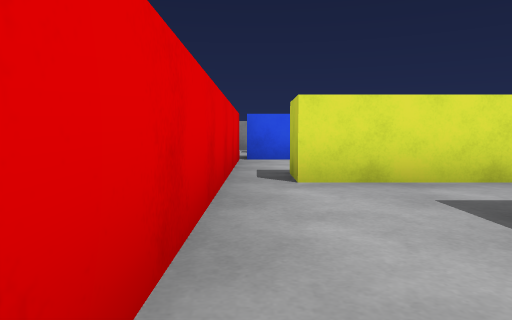
View 1 (above)

15 first-person views from a walk through a 3-D level made in the Unity game engine. The camera is 0.55 m above the floor, tilts 4° down and sees 70° across. The floor is counted in squares, 1 m on a side. Each view is taken from the middle of a square. On the plan, view 1 faces up. The plan holds only what a view shows up to about 9 squares ahead; the rest is blank. The place goes on beyond the plan. The player character is not drawn.

View 2
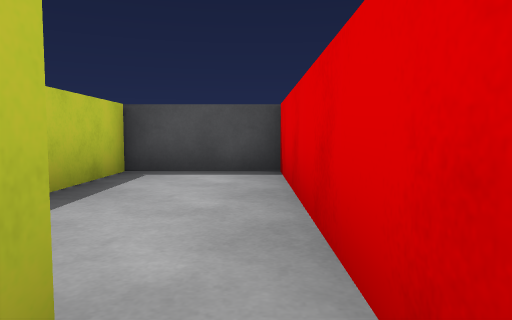

View 3
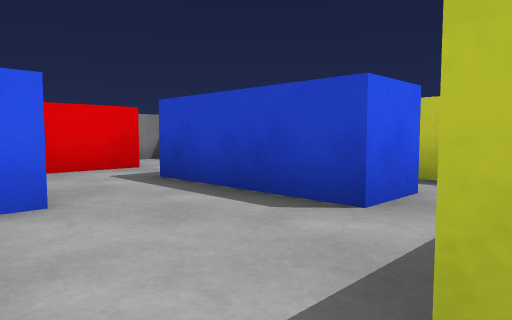

View 4
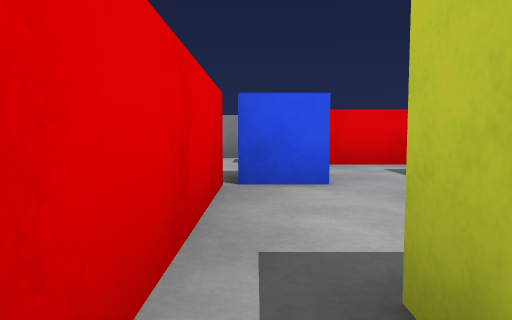

View 5
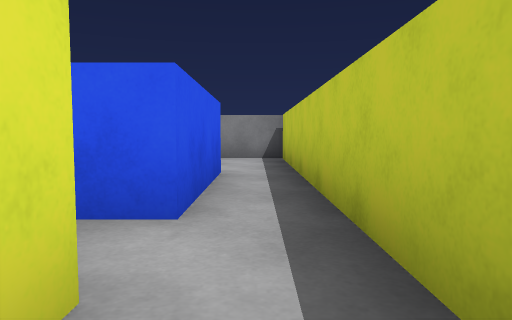

View 6
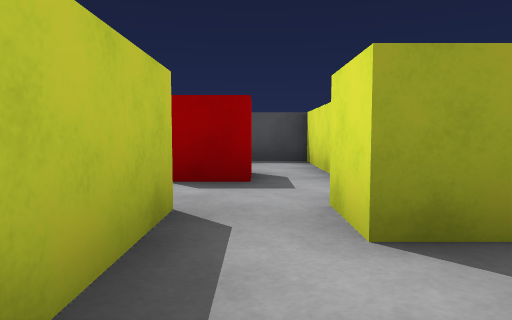

View 7
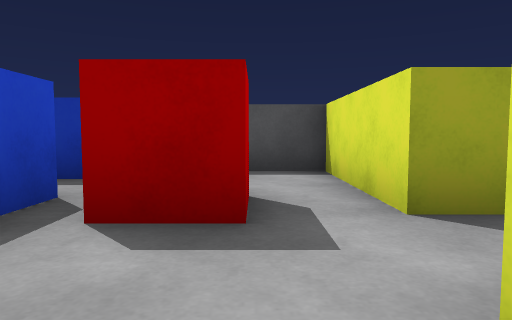

View 8
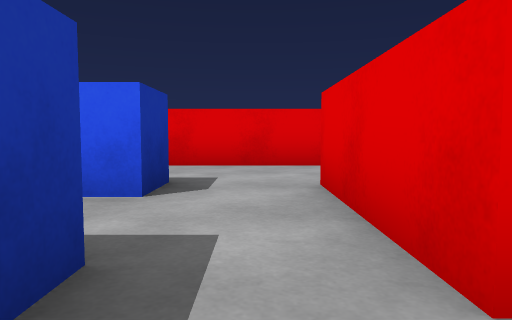

View 9
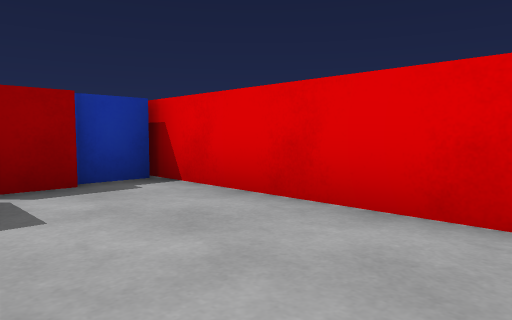

View 10
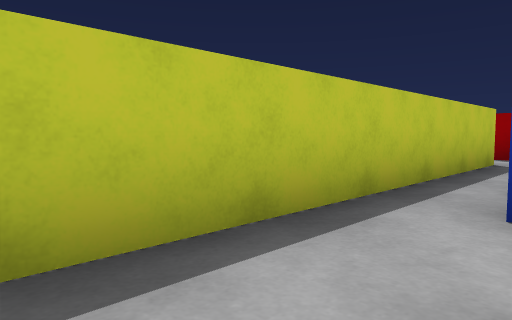

View 11
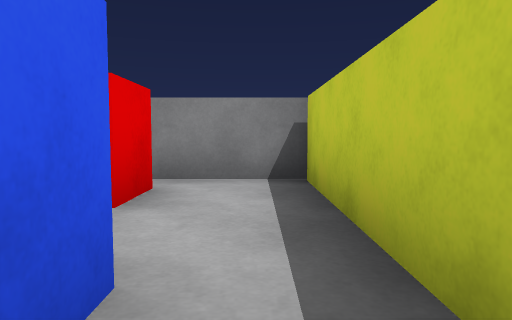

View 12
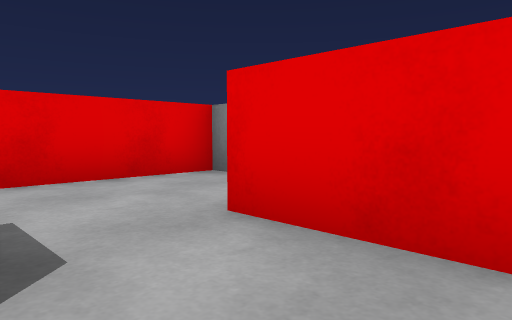

View 13
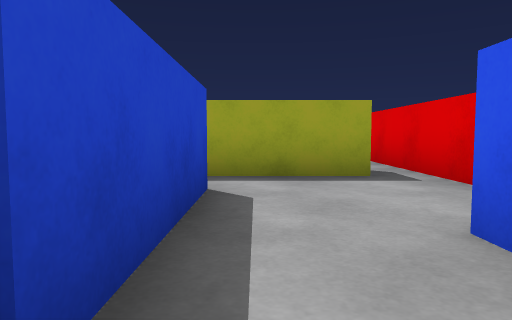

View 14
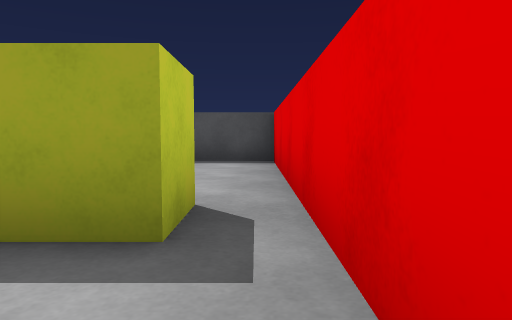

View 15
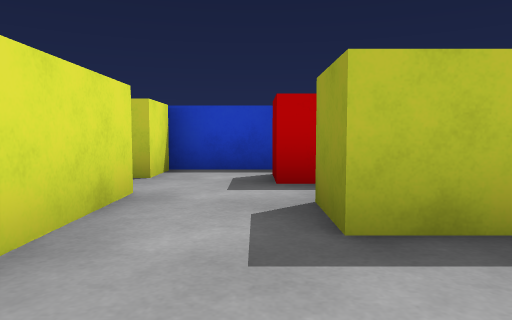

### Floor plan
Ten units are one square. View 1 is at (0, 0); x grows to the right and y downward. Boxes are objects, and circles mark ways between rooms. Rooms are numbered by the first view taken in them; rooms with no view inside come last. Other rooms are left out.
<svg viewBox="-30 -130 92 140">
<path fill="none" stroke="#000" d="M-4 -35 -4 5 20 5 20 -25M15 -42 5 -42M-4 -72 -4 -35M-14 -80 -6 -80M25 -63 25 -93M-25 -105 -25 -75M5 -42 5 -52 25 -52M30 -107 0 -107M35 -42 15 -42M20 -25 30 -25 30 5 41 5M57 -17 57 -43 46 -43M25 -93 35 -93 35 -63 25 -63M25 -52 35 -52 35 -42M46 -43 46 -105M-4 -125 -25 -125 -25 -105M30 -117 30 -107M46 -105 46 -125 26 -125"/>
<rect x="-25" y="-85" width="10" height="20" fill="#bbb"><title>blue cube</title></rect>
<rect x="-5" y="-95" width="20" height="20" fill="#bbb"><title>blue cube</title></rect>
<rect x="35" y="-35" width="20" height="20" fill="#bbb"><title>red cube</title></rect>
<circle cx="0" cy="-45" r="3" fill="#2a7"/>
<circle cx="25" cy="-30" r="3" fill="#2a7"/>
<circle cx="30" cy="-100" r="3" fill="#2a7"/>
<circle cx="30" cy="-60" r="3" fill="#2a7"/>
<circle cx="-15" cy="-110" r="3" fill="#2a7"/>
<circle cx="40" cy="-40" r="3" fill="#2a7"/>
<circle cx="35" cy="-110" r="3" fill="#2a7"/>
<text x="0" y="-20">1</text>
<text x="0" y="-80">2</text>
<text x="40" y="-30">3</text>
<text x="40" y="-80">4</text>
<text x="10" y="-120">5</text>
</svg>
Room 1 opens to room 2. Room 1 opens to room 3. Room 2 opens to room 4. Room 2 opens to room 5. Room 3 opens to room 4. Room 4 opens to room 5.

Where each view was taken, in squares from view 1:
view 1: 0 up, 0 right, facing up
view 2: 5 up, 0 right, facing down
view 3: 5 up, 0 right, facing up-right
view 4: 4 up, 0 right, facing up
view 5: 4 up, 4 right, facing up
view 6: 7 up, 4 right, facing down
view 7: 5 up, 4 right, facing down
view 8: 10 up, 4 right, facing left
view 9: 12 up, 0 right, facing down-left
view 10: 12 up, 3 right, facing down-right
view 11: 8 up, 4 right, facing up
view 12: 9 up, 2 right, facing up-left
view 13: 10 up, 2 right, facing down
view 14: 7 up, 0 right, facing down
view 15: 3 up, 0 right, facing right
